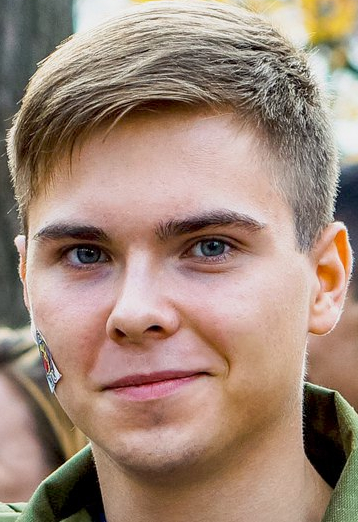
#> input picture 123.jpg, 358 x 522 px
$ python hog_test.py   (older library calls are emulated)
#> lines starting #> are read from the running program, lines starting #| are printed output that depends on the picture
"""
===============================
Histogram of Oriented Gradients
===============================

The Histogram of Oriented Gradient (HOG) feature descriptor is popular
for object detection [1]_.

In the following example, we compute the `HOG descriptor
<http://en.wikipedia.org/wiki/Histogram_of_oriented_gradients>`__
and display a visualisation.

Algorithm overview
------------------

Compute a Histogram of Oriented Gradients (HOG) by

1. (optional) global image normalisation
2. computing the gradient image in x and y
3. computing gradient histograms
4. normalising across blocks
5. flattening into a feature vector

The first stage applies an optional global image normalisation
equalisation that is designed to reduce the influence of illumination
effects. In practice we use gamma (power law) compression, either
computing the square root or the log of each color channel.
Image texture strength is typically proportional to the local surface
illumination so this compression helps to reduce the effects of local
shadowing and illumination variations.

The second stage computes first order image gradients. These capture
contour, silhouette and some texture information, while providing
further resistance to illumination variations. The locally dominant
color channel is used, which provides color invariance to a large
extent. Variant methods may also include second order image derivatives,
which act as primitive bar detectors - a useful feature for capturing,
e.g. bar like structures in bicycles and limbs in humans.

The third stage aims to produce an encoding that is sensitive to
local image content while remaining resistant to small changes in
pose or appearance. The adopted method pools gradient orientation
information locally in the same way as the SIFT [2]_
feature. The image window is divided into small spatial regions,
called "cells". For each cell we accumulate a local 1-D histogram
of gradient or edge orientations over all the pixels in the
cell. This combined cell-level 1-D histogram forms the basic
"orientation histogram" representation. Each orientation histogram
divides the gradient angle range into a fixed number of
predetermined bins. The gradient magnitudes of the pixels in the
cell are used to vote into the orientation histogram.

The fourth stage computes normalisation, which takes local groups of
cells and contrast normalises their overall responses before passing
to next stage. Normalisation introduces better invariance to illumination,
shadowing, and edge contrast. It is performed by accumulating a measure
of local histogram "energy" over local groups of cells that we call
"blocks". The result is used to normalise each cell in the block.
Typically each individual cell is shared between several blocks, but
its normalisations are block dependent and thus different. The cell
thus appears several times in the final output vector with different
normalisations. This may seem redundant but it improves the performance.
We refer to the normalised block descriptors as Histogram of Oriented
Gradient (HOG) descriptors.

The final step collects the HOG descriptors from all blocks of a dense
overlapping grid of blocks covering the detection window into a combined
feature vector for use in the window classifier.

References
----------

.. [1] Dalal, N. and Triggs, B., "Histograms of Oriented Gradients for
       Human Detection," IEEE Computer Society Conference on Computer
       Vision and Pattern Recognition, 2005, San Diego, CA, USA.

.. [2] David G. Lowe, "Distinctive image features from scale-invariant
       keypoints," International Journal of Computer Vision, 60, 2 (2004),
       pp. 91-110.

"""
import PIL
import matplotlib.pyplot as plt

from skimage.feature import hog
from skimage import data, exposure


image = PIL.Image.open("123.jpg")
#> image is the input picture: PIL image 358x522 RGB; mean R, G, B 160.6, 135.9, 121

fd, hog_image = hog(image, orientations=8, pixels_per_cell=(16, 16),
                    cells_per_block=(1, 1), visualize=True, multichannel=True)
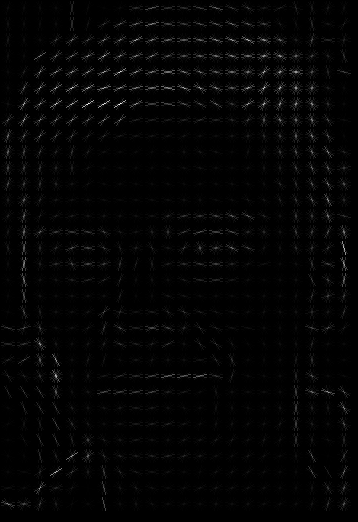
#> hog_image: shape (522, 358) float64; min 0, max 73.12, mean 1.2; drawn with min black and max white
#> fd = 5632 values, max 0.774 at index 5511, min 0 at index 2986, mean 0.334

fig, (ax1, ax2) = plt.subplots(1, 2, figsize=(8, 4), sharex=True, sharey=True)

ax1.axis('off')
ax1.imshow(image, cmap=plt.cm.gray)
ax1.set_title('Input image')

# Rescale histogram for better display
hog_image_rescaled = exposure.rescale_intensity(hog_image, in_range=(0, 10))
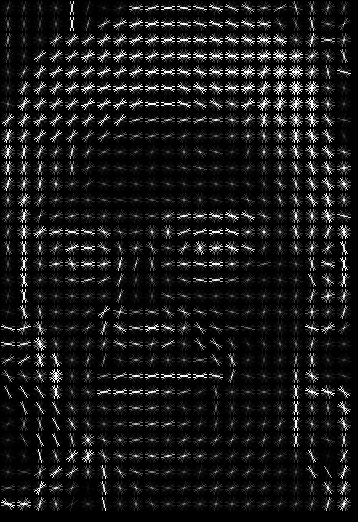
#> hog_image_rescaled: shape (522, 358) float64; min 0, max 1, mean 0.0946

ax2.axis('off')
ax2.imshow(hog_image_rescaled, cmap=plt.cm.gray)
ax2.set_title('Histogram of Oriented Gradients')
plt.show()
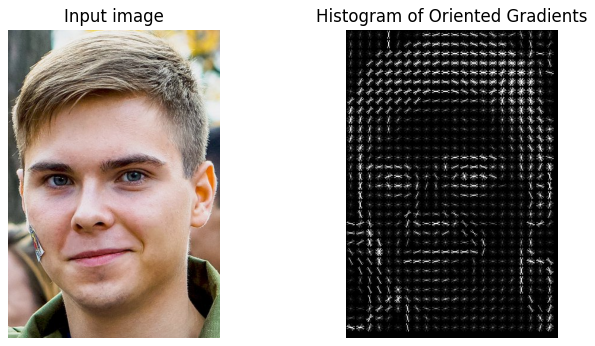
#> figure drawn by matplotlib, 2 panels

$ run again, with elena.jpg copied over 123.jpg
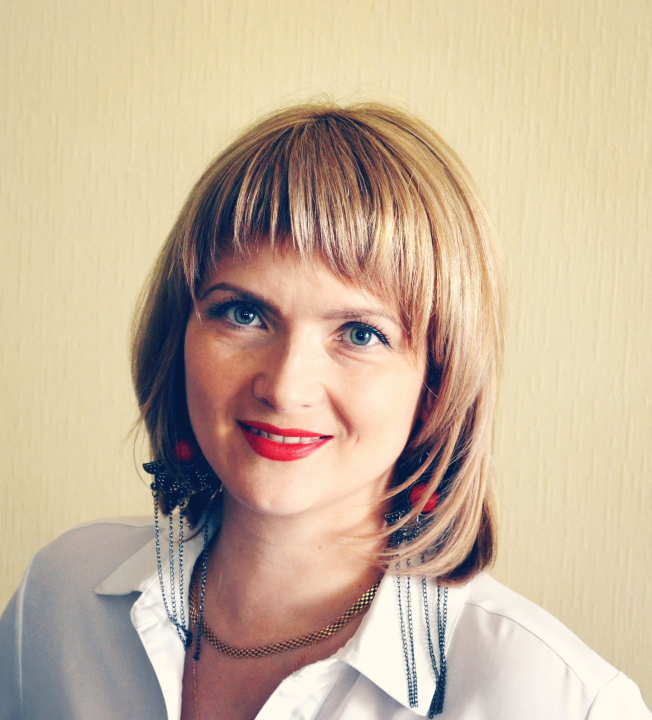
#> input picture elena.jpg, 1956 x 2160 px (shown at 1/3 size)
#> image is the input picture: PIL image 1956x2160 RGB; mean R, G, B 200.2, 179.2, 155.6
#> `hog_image_rescaled = exposure.rescale_intensity(hog_image, in_range=(0..`:
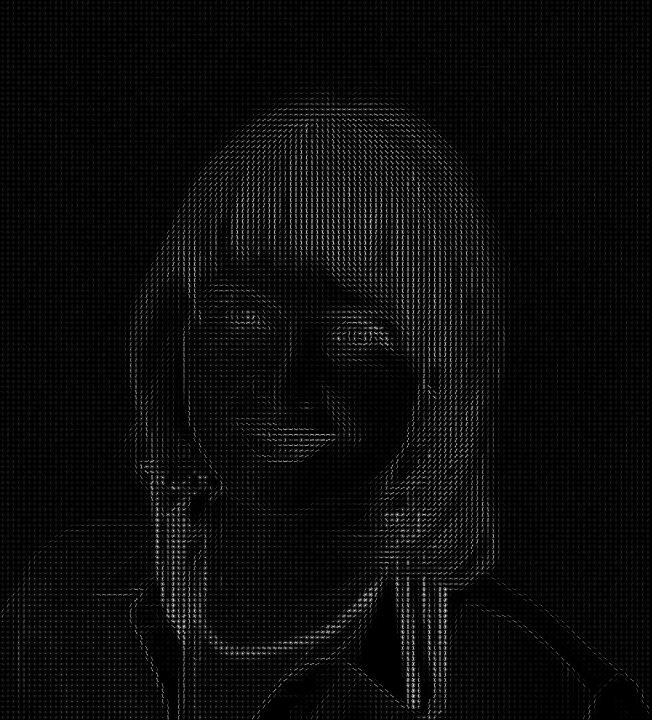
#> hog_image_rescaled: shape (2160, 1956) float64 (shown at 1/3 size); min 0, max 1, mean 0.0437
#> `plt.show()`:
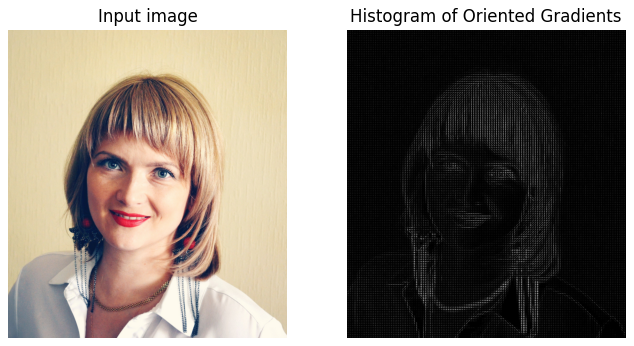
#> figure drawn by matplotlib, 2 panels

$ run again, with lesha.jpg copied over 123.jpg
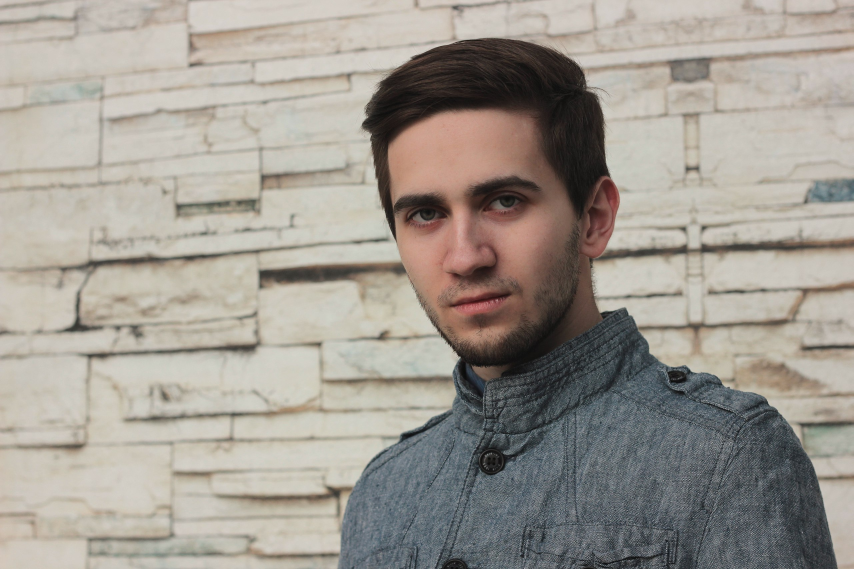
#> input picture lesha.jpg, 2560 x 1707 px (shown at 1/3 size)
#> image is the input picture: PIL image 2560x1707 RGB; mean R, G, B 159.6, 153.8, 145.5
#> `hog_image_rescaled = exposure.rescale_intensity(hog_image, in_range=(0..`:
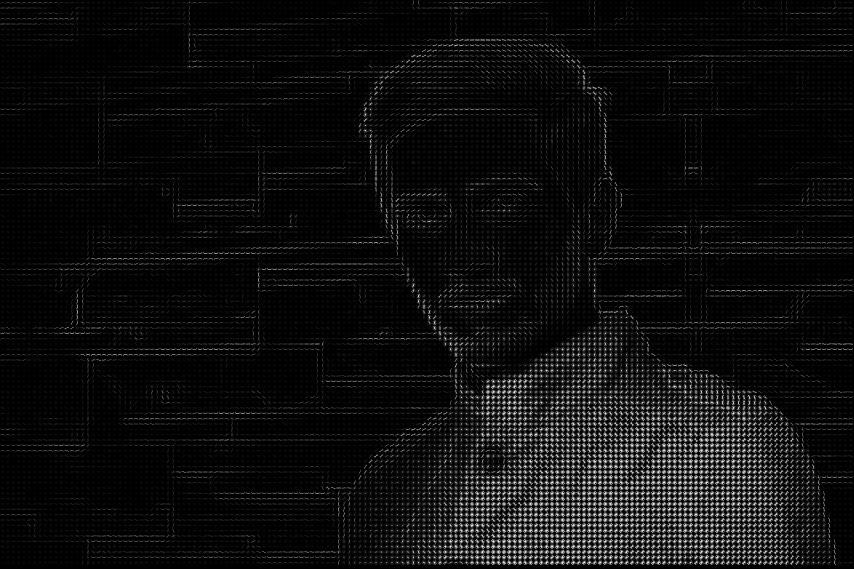
#> hog_image_rescaled: shape (1707, 2560) float64 (shown at 1/3 size); min 0, max 1, mean 0.0557
#> `plt.show()`:
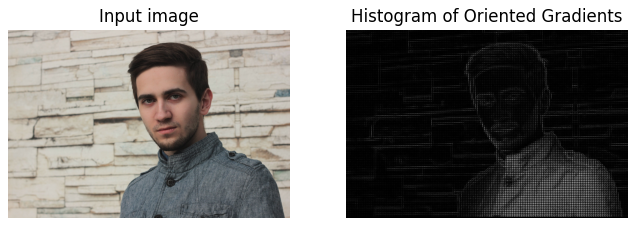
#> figure drawn by matplotlib, 2 panels

$ run again, with liza.jpg copied over 123.jpg
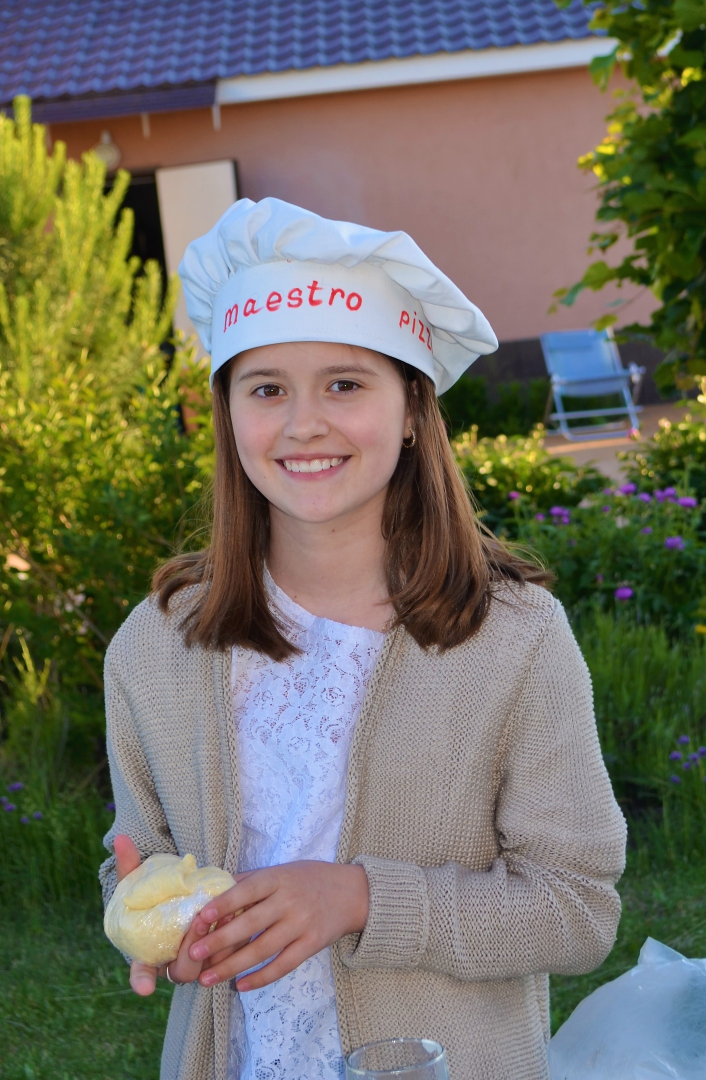
#> input picture liza.jpg, 1412 x 2160 px (shown at 1/2 size)
#> image is the input picture: PIL image 1412x2160 RGB; mean R, G, B 115.2, 113.4, 100.8
#> `hog_image_rescaled = exposure.rescale_intensity(hog_image, in_range=(0..`:
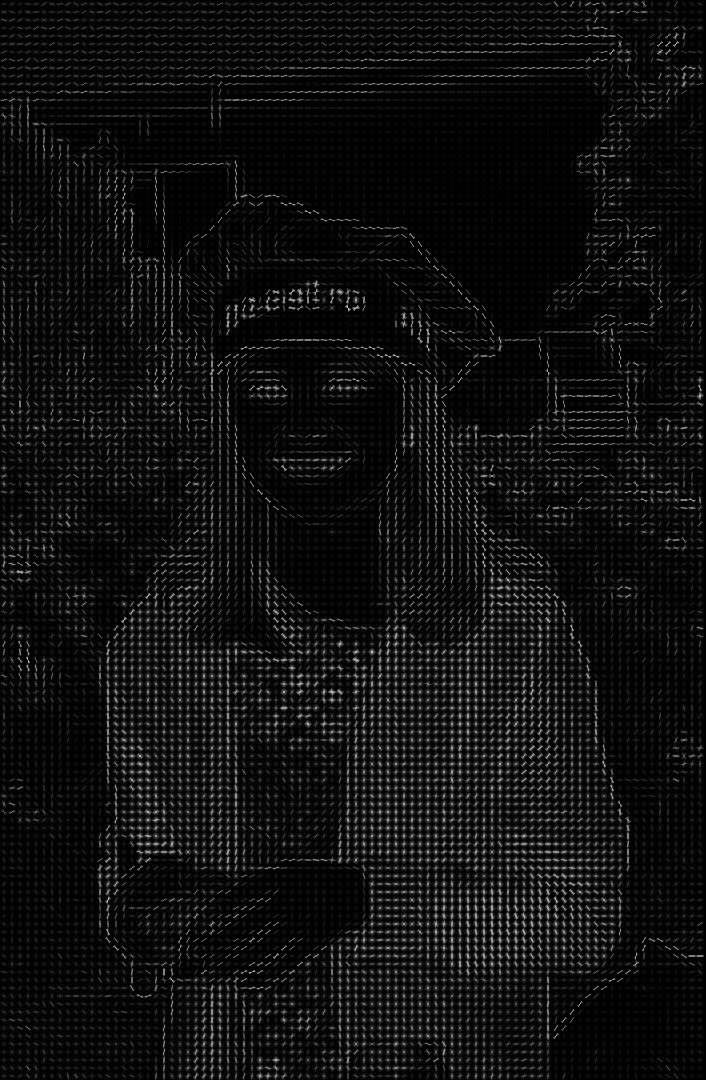
#> hog_image_rescaled: shape (2160, 1412) float64 (shown at 1/2 size); min 0, max 1, mean 0.0585
#> `plt.show()`:
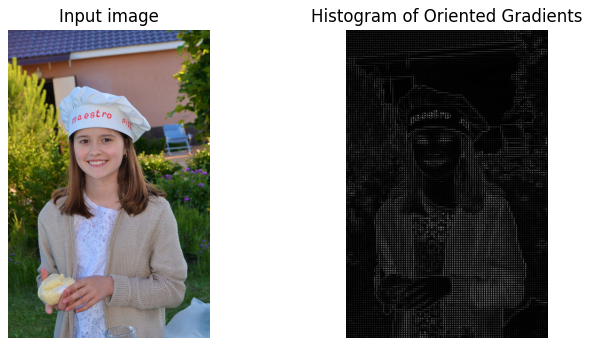
#> figure drawn by matplotlib, 2 panels
